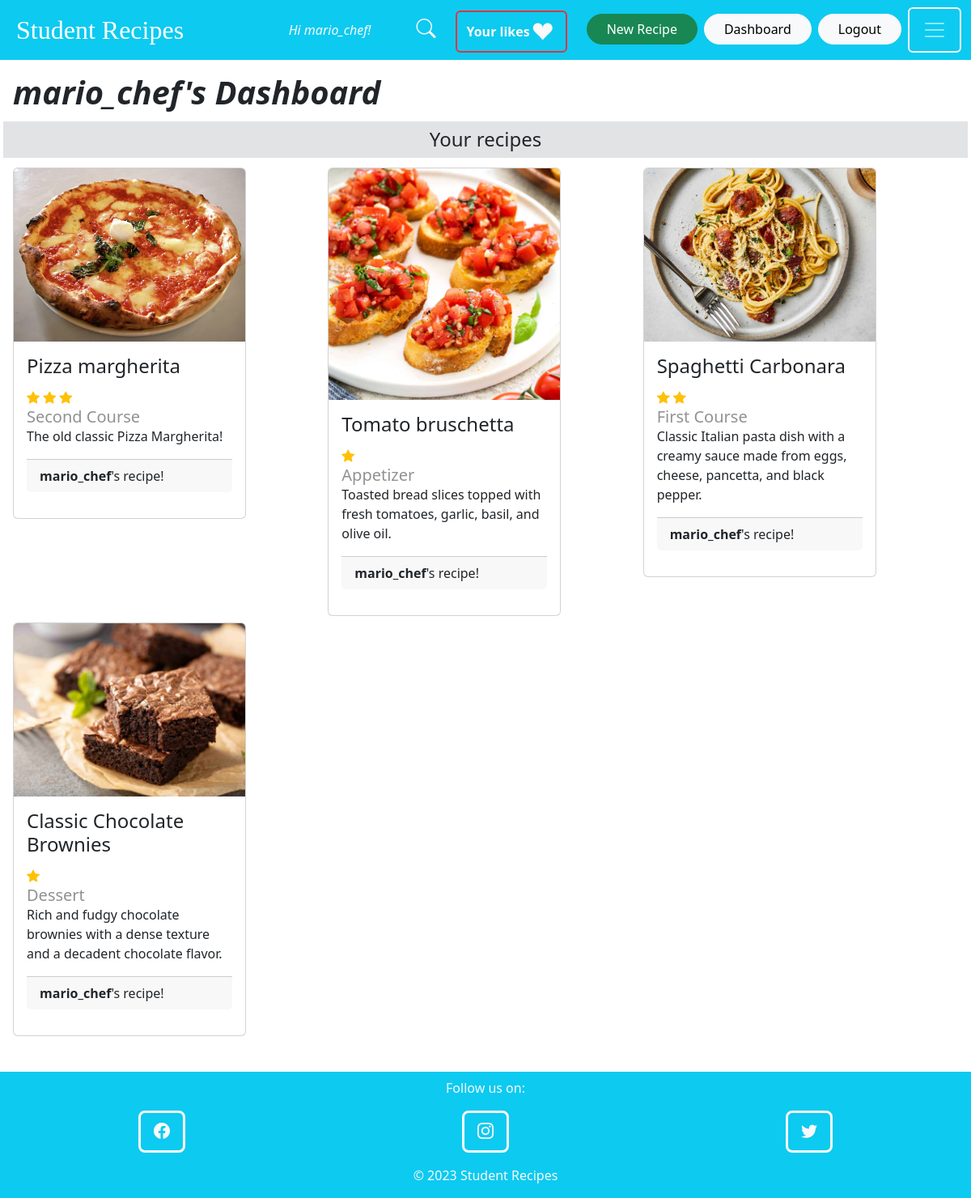
/dashboard/ (signed in), run on the app's committed database.
### recipe/models.py (models this page shows, shortened)
class Recipe(models.Model):
    name = models.CharField(max_length=100)
    description = models.TextField()
    ingredients = models.TextField()
    directions = models.TextField()
    category = models.ForeignKey(Category, on_delete=models.CASCADE)
    image = models.ImageField(upload_to='recipe_images', blank=True)
    created_by = models.ForeignKey(User, related_name='items', on_delete=models.CASCADE)
    n_of_likes = models.IntegerField(default=0)
    difficulty = models.IntegerField(default=1)

class Category(models.Model):
    name = models.CharField(max_length=100)
    def __str__(self):
        return self.name
    class Meta:
        verbose_name_plural = 'Categories'

### dashboard/views.py (the view)
# urls.py: path('', views.dashboardPage, name='dashboardPage'),
@login_required
def dashboardPage(request):
    recipes = Recipe.objects.filter(created_by=request.user)
    allrecipes = Recipe.objects.all()
    return render(request, 'dashboard/dashboard.html', {
        'recipes': recipes,
        'allrecipes': allrecipes
    })

### dashboard/templates/dashboard/dashboard.html (shortened to what this page needs)
{% extends 'core/base.html' %}
{% block content %}
    <div class="p-3">
        <h1>  <i><b>{{ request.user.username }}'s Dashboard </b></i></h1>
    <div class="row pt-1">
  <h4 class="text-center py-2 bg-secondary-subtle">Your recipes</h4>
     <div class="row">
        {% for recipe in recipes %}
            <div class="col py-1">
                <div class="card" style="width: 18rem;">
                    <a href="{% url 'recipe:detail' recipe.id %}" style="text-decoration: none">
                        <img src="{{ recipe.image.url }}" class="card-img-top" alt="...">
                  <div class="card-body">
                      <h4 class="card-title text-dark">{{ recipe.name }}</h4>
                        <div class="py-1">
                      {% for r in allrecipes %}
                        {% if forloop.counter <= recipe.difficulty %}
                             <i class="bi bi-star-fill text-warning" style="font-size: 1rem"></i>
                        {% endif %}
                      {% endfor %}
                    </div>
                      <h5 class="card-subtitle opacity-50 text-dark">{{ recipe.category }}</h5>
                      <p class="card-text text-dark">{{ recipe.description }}</p>
                      <p class="card-footer text-dark"><b>{{ recipe.created_by}}</b>'s recipe!</p>
                  </div>
                    </a>
                </div>
            </div>
        {% endfor %}
    </div>
</div>
    </div>
{% endblock %}

### core/templates/core/base.html (shortened to what this page needs)
<!DOCTYPE html>
<html lang="en">
<head>
    <link rel="stylesheet" href="https://cdn.jsdelivr.net/npm/bootstrap-icons@1.10.5/font/bootstrap-icons.css">
    <link href="https://cdn.jsdelivr.net/npm/bootstrap@5.3.0-alpha3/dist/css/bootstrap.min.css" rel="stylesheet">
</head>
<body>
<div class="base_navbar">
    <nav class="navbar navbar-dark bg-info">
        <div class="container-fluid">
            <a class="navbar-brand px-2" style="font-family: 'Lao MN'; font-size: 2rem" href="{% url 'core:homePage' %}">Student Recipes</a>
            <div class="items-navbar" style="display:flex; flex-direction: row">
            {% if request.user.is_authenticated %}
                <i class="px-5 py-3 text-light">Hi {{ request.user.username }}!</i>
            {% endif %}
            <a href="{% url 'recipe:searchRecipe' %}" class="search-btn py-2 px-2">
                        <i class="bi bi-search text-light" style="font-size: 1.5rem"></i>
            </a>
            {% if request.user.is_authenticated %}
                <div class="buttons_logged" style="display: flex; flex-direction: row">
                    <a href="{% url 'recipe:likedRecipes' %}" class="fav-btn px-3 pt-1" style="text-decoration: none">
                        <button type="button" href="#" class="btn btn-outline-danger border-2 text-light text-center">
                           <div class="d-flex align-items-center justify-content-center">
                               <b>Your likes</b> <i class="bi bi-suit-heart-fill text-light px-1" style="font-size: 1.5rem"></i>
                            </div>
                        </button>
                    </a>
                    <a href="{% url 'recipe:addRecipe' %}" class="new-recipe-btn px-2 py-2">
                        <button type="button" href="{% url 'recipe:addRecipe' %}" class="btn btn-success rounded-5 px-4">New Recipe</button>
                    </a>
                    <a href="{% url 'dashboard:dashboardPage' %}" class="profile-btn py-2" style="text-decoration: none">
                        <button type="button" class="btn btn-light rounded-5 px-4">Dashboard</button>
                    </a>
                    <form action="{% url 'core:logout' %}" method="post" class="px-2 py-2">
                        <button type="submit" class="btn btn-light rounded-5 px-4">Logout</button>
                    </form>
                </div>
            {% endif %}
                    <button class="navbar-toggler px-3 border-2 border-light" type="button" data-bs-toggle="collapse" data-bs-target="#navbarNavAltMarkup"
                            aria-controls="navbarNavAltMarkup" aria-expanded="false" aria-label="navigation switch">
                        <span class="navbar-toggler-icon border-light "></span>
                    </button>
                </div>
            </div>
        </div>
    {% block content %}
    {% endblock %}
<footer class="pt-4">
    <div class="container-fluid bg-info">
        <div class="row text-center" >
            <p class="text-light pt-2">Follow us on:</p>
            <div class="col-4"> <a href="https://www.facebook.com/"><i class="bi bi-facebook btn btn-outline-light btn-lg border-3"></i></a></div>
            <div class="col-4"><a href="https://www.instagram.com/"><i class="bi bi-instagram btn btn-outline-light btn-lg border-3"></i></a></div>
            <div class="col-4"><a href="https://www.twitter.com/"><i class="bi bi-twitter btn btn-outline-light btn-lg border-3"></i></a></div>
        </div>
        <div class="row">
            <div class="col-12 text-center pt-3">
                <p class="text-light">© 2023 Student Recipes</p>
            </div>
        </div>
    </div>
</footer>
</body>
</html>

### data on the page
Recipe: image (picture), name "Pizza margherita", category "Second Course", description "The old classic Pizza Margherita!", created_by "mario_chef"
Recipe: image (picture), name "Tomato bruschetta", category "Appetizer", description "Toasted bread slices topped with fresh tomatoes, garlic, basil, and olive oil.", created_by "mario_chef"
Recipe: image (picture), name "Spaghetti Carbonara", category "First Course", description "Classic Italian pasta dish with a creamy sauce made from eggs, cheese, pancetta, and black pepper.", created_by "mario_chef"
Recipe: image (picture), name "Classic Chocolate Brownies", category "Dessert", description "Rich and fudgy chocolate brownies with a dense texture and a decadent chocolate flavor.", created_by "mario_chef"

### other printed values
{{ request.user.username }} "mario_chef"
